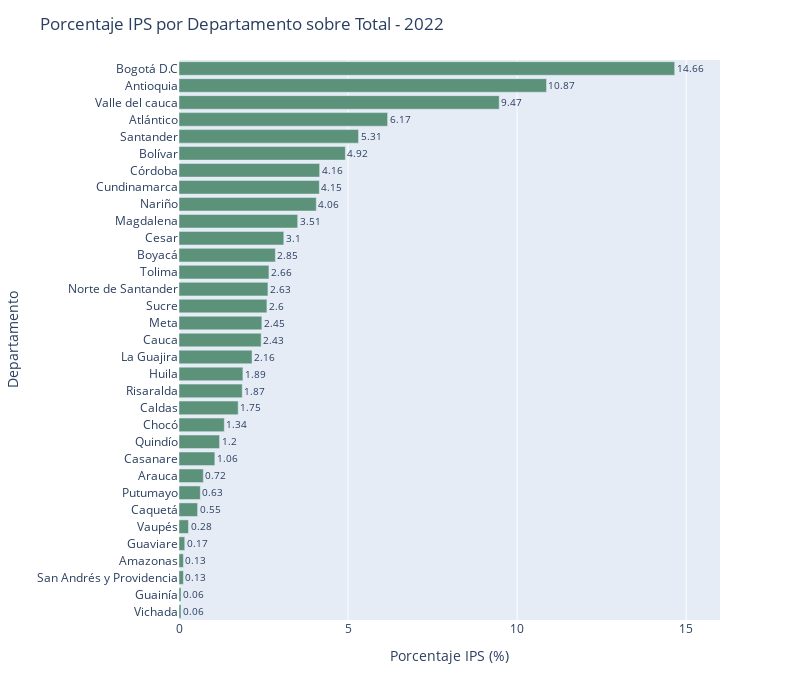

Notebook cell for this chart:
### Code cell
fig = px.bar(data_frame=df_num_reps, x='porcentaje', y='departamento', orientation='h')

fig.update_xaxes(title_text='Porcentaje IPS (%)')
fig.update_xaxes(range=[0, 16])
fig.update_yaxes(title_text='Departamento')
fig.update_layout(title='Porcentaje IPS por Departamento sobre Total - 2022')

color_sequence = ['#5B9279' for i in departamentos]
fig.update_traces(marker=dict(color=color_sequence))

fig.update_traces(text=df_num_reps['porcentaje'], textposition='outside')

fig.update_layout(width=800, height=700)

### Figure 1 — Plotly figure (JSON) as saved in the notebook; plotly's stock layout.template omitted (floating-point values rounded to 4 significant figures)
{"data": [{"alignmentgroup": "True", "hovertemplate": "porcentaje=%{x}<br>departamento=%{y}<extra></extra>", "legendgroup": "", "marker": {"color": ["#5B9279", "#5B9279", "#5B9279", "#5B9279", "#5B9279", "#5B9279", "#5B9279", "#5B9279", "#5B9279", "#5B9279", "#5B9279", "#5B9279", "#5B9279", "#5B9279", "#5B9279", "#5B9279", "#5B9279", "#5B9279", "#5B9279", "#5B9279", "#5B9279", "#5B9279", "#5B9279", "#5B9279", "#5B9279", "#5B9279", "#5B9279", "#5B9279", "#5B9279", "#5B9279", "#5B9279", "#5B9279", "#5B9279"], "pattern": {"shape": ""}}, "name": "", "offsetgroup": "", "orientation": "h", "showlegend": false, "text": [0.06, 0.06, 0.13, 0.13, 0.17, 0.28, 0.55, 0.63, 0.72, 1.06, 1.2, 1.34, 1.75, 1.87, 1.89, 2.16, 2.43, 2.45, 2.6, 2.63, 2.66, 2.85, 3.1, 3.51, 4.06, 4.15, 4.16, 4.92, 5.31, 6.17, 9.47, 10.87, 14.66], "textposition": "outside", "type": "bar", "x": [0.06, 0.06, 0.13, 0.13, 0.17, 0.28, 0.55, 0.63, 0.72, 1.06, 1.2, 1.34, 1.75, 1.87, 1.89, 2.16, 2.43, 2.45, 2.6, 2.63, 2.66, 2.85, 3.1, 3.51, 4.06, 4.15, 4.16, 4.92, 5.31, 6.17, 9.47, 10.87, 14.66], "xaxis": "x", "y": ["Vichada", "Guainía", "San Andrés y Providencia", "Amazonas", "Guaviare", "Vaupés", "Caquetá", "Putumayo", "Arauca", "Casanare", "Quindío", "Chocó", "Caldas", "Risaralda", "Huila", "La Guajira", "Cauca", "Meta", "Sucre", "Norte de Santander", "Tolima", "Boyacá", "Cesar", "Magdalena", "Nariño", "Cundinamarca", "Córdoba", "Bolívar", "Santander", "Atlántico", "Valle del cauca", "Antioquia", "Bogotá D.C"], "yaxis": "y"}], "layout": {"barmode": "relative", "height": 700, "legend": {"tracegroupgap": 0}, "margin": {"t": 60}, "title": {"text": "Porcentaje IPS por Departamento sobre Total - 2022"}, "width": 800, "xaxis": {"anchor": "y", "domain": [0, 1], "range": [0, 16], "title": {"text": "Porcentaje IPS (%)"}}, "yaxis": {"anchor": "x", "domain": [0, 1], "title": {"text": "Departamento"}}}}
